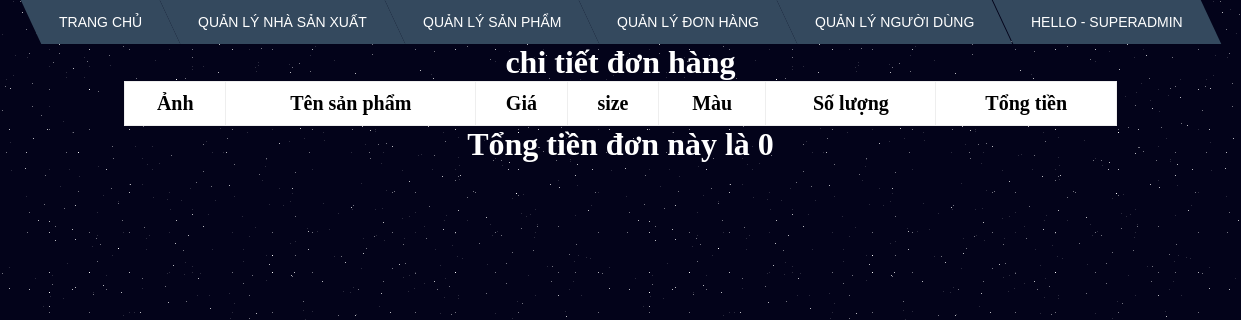
/admin/orders/detail.php?id=17 (signed in), run on an earlier commit of the app's database.
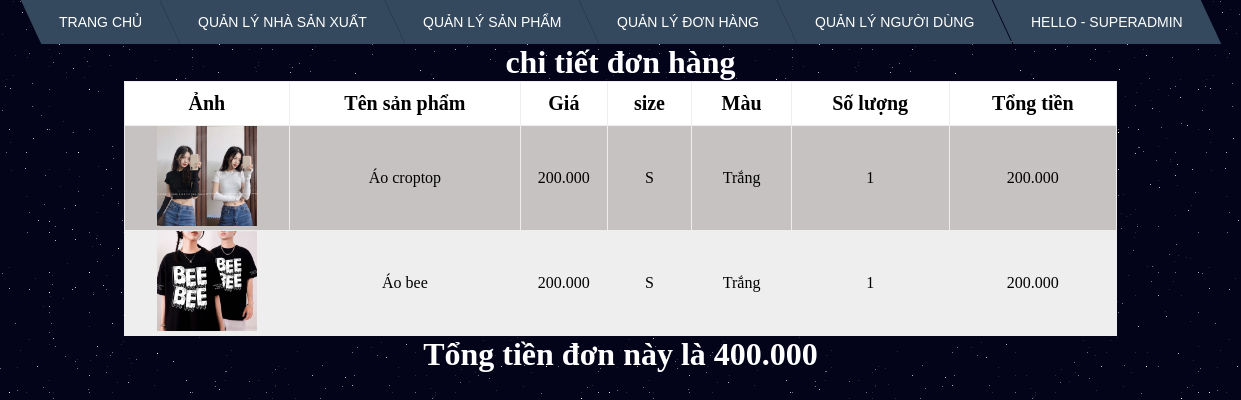
And on a later commit of the database.
### tables this page shows
CREATE TABLE `order_product` (
  `order_id` int(11) NOT NULL,
  `product_id` int(11) NOT NULL,
  `quantity` int(11) NOT NULL,
  `size_product_id` int(11) NOT NULL,
  `color_product_id` int(11) NOT NULL
);

CREATE TABLE `products` (
  `id` int(11) NOT NULL,
  `name` varchar(50) NOT NULL,
  `image` varchar(200) NOT NULL,
  `price` float NOT NULL,
  `description` text NOT NULL,
  `manufacturer_id` int(11) NOT NULL
);

CREATE TABLE `product_size` (
  `size_id` int(11) NOT NULL,
  `size_name` varchar(2) NOT NULL
);

CREATE TABLE `product_color` (
  `color_id` int(11) NOT NULL,
  `color_name` varchar(10) NOT NULL
);

### admin/orders/detail.php (the view, shortened to what this page needs)
<!DOCTYPE html>
<html>
<head>
    <link rel="stylesheet" href="../css/menu.css">
    <link rel="stylesheet" href="../css/table.css">
    <link rel="stylesheet" href="../css/bg-galaxy.css">
</head>
<body>
    <?php
    include '../menu.php';
    $order_id = $_GET['id'];
    require '../connect.php';
    $sql = "select
*
from order_product
join products on products.id = order_product.product_id
where order_id = '$order_id' ";
    $result = mysqli_query($connect, $sql);
    $sum = 0;
    ?>
    <h1>chi tiết đơn hàng</h1>
    <table border="1" width="100%">
        <tr>
            <th>Ảnh</th>
            <th>Tên sản phẩm</th>
            <th>Giá</th>
            <th>size</th>
            <th>Màu</th>
            <th>Số lượng</th>
            <th>Tổng tiền</th>
        </tr>
        <?php foreach ($result as $each) : ?>
            <tr>
                <td><img height='100' src="../products/photos/<?php echo $each['image'] ?>"></td>
                <td><?php echo $each['name'] ?></td>
                <td><?php echo number_format($each['price'], 0, ',', '.') ?></td>
                <td>
                    <?php
                    $sisi = $each['size_product_id'];
                    $sql1 = "select * from product_size where size_id=$sisi";
                    $result1 = mysqli_query($connect, $sql1);
                    $each1 = mysqli_fetch_array($result1)
                    ?>
                    <?php echo $each1['size_name'] ?>
                </td>
                <td>
                    <?php
                    if (empty($each['color_product_id'])) {
                        $sisi = 1;
                    } else {
                        $sisi = $each['color_product_id'];
                    }
                    $sql = "select * from product_color where color_id='$sisi'";
                    $result = mysqli_query($connect, $sql);
                    $each1 = mysqli_fetch_array($result)
                    ?>
                    <?php echo $each1['color_name'] ?>
                </td>
                <td>
                    <?php echo $each['quantity'] ?>
                </td>
                <td>
                    <?php
                    $result = $each['price'] * $each['quantity'];
                    echo number_format($result, 0, ',', '.');
                    $sum += $result;
                    ?>
                </td>
            </tr>
        <?php endforeach ?>
    </table>
    <h1>
        Tổng tiền đơn này là <?php echo  number_format($sum, 0, ',', '.') ?>
    </h1>
</body>
</html>

### admin/menu.php (shortened to what this page needs)
<ul class="menu cf">
    <li><a href="../root">Trang chủ</a></li>
    <li><a href="../manufacture">Quản lý nhà sản xuất</a></li>
    <li><a href="../products">Quản lý sản phẩm </a></li>
    <li><a href="../orders">Quản lý đơn hàng </a>
    </li>
    <li><a href="../customers">Quản lý người dùng </a></li>
    <li><a>Hello - <?php echo $_SESSION['name'] ?></a>
    </li>
</ul>

### admin/css/menu.css (style rules this page uses)
.cf:before, .cf:after { content: " "; display: table; }
.cf:after { clear: both; }
.cf { *zoom: 1; }
.menu, .submenu { margin: 0; padding: 0; list-style: none; }
.menu { margin:auto; width: 800px; width: -moz-fit-content; width: -webkit-fit-content; width: fit-content; }
.menu > li { background: #34495e; float: left; position: relative; transform: skewX(25deg); }
.menu a { display: block; color: #fff; text-transform: uppercase; text-decoration: none; font-family: Arial, Helvetica; font-size: 14px; }
.menu > li > a { transform: skewX(-25deg); padding: 1em 2em; }
h1 { color: #fff; }

### admin/css/table.css (style rules this page uses)
* { margin: 0; padding: 0; box-sizing: border-box; }
table { margin: auto; width: 80%; border:none; border-collapse: collapse; }
h1 { text-align: center; }
tr { text-align: center; }
tr:nth-child(odd) { background-color: #EEEEEE; }
tr:nth-child(even) { background-color: #c7c2c2; }
tr:first-child { background-color: #ffffff; }
tr:first-child th { padding: 10px; font-size: 20px; }
a { text-decoration: none; }

### admin/css/bg-galaxy.css (style rules this page uses)
body { background-color: #03031A; }

What changed in the data, as far as the page shows it:
added order_product: product.image (picture), product.name "Áo croptop", product.price "200.000", product_size.size_name "S", product_color.color_name "Trắng", quantity "1", result "200.000"
added order_product: product.image (picture), product.name "Áo bee", product.price "200.000", product_size.size_name "S", product_color.color_name "Trắng", quantity "1", result "200.000"
Also different on the page:
$sum: "0" → "400.000"
